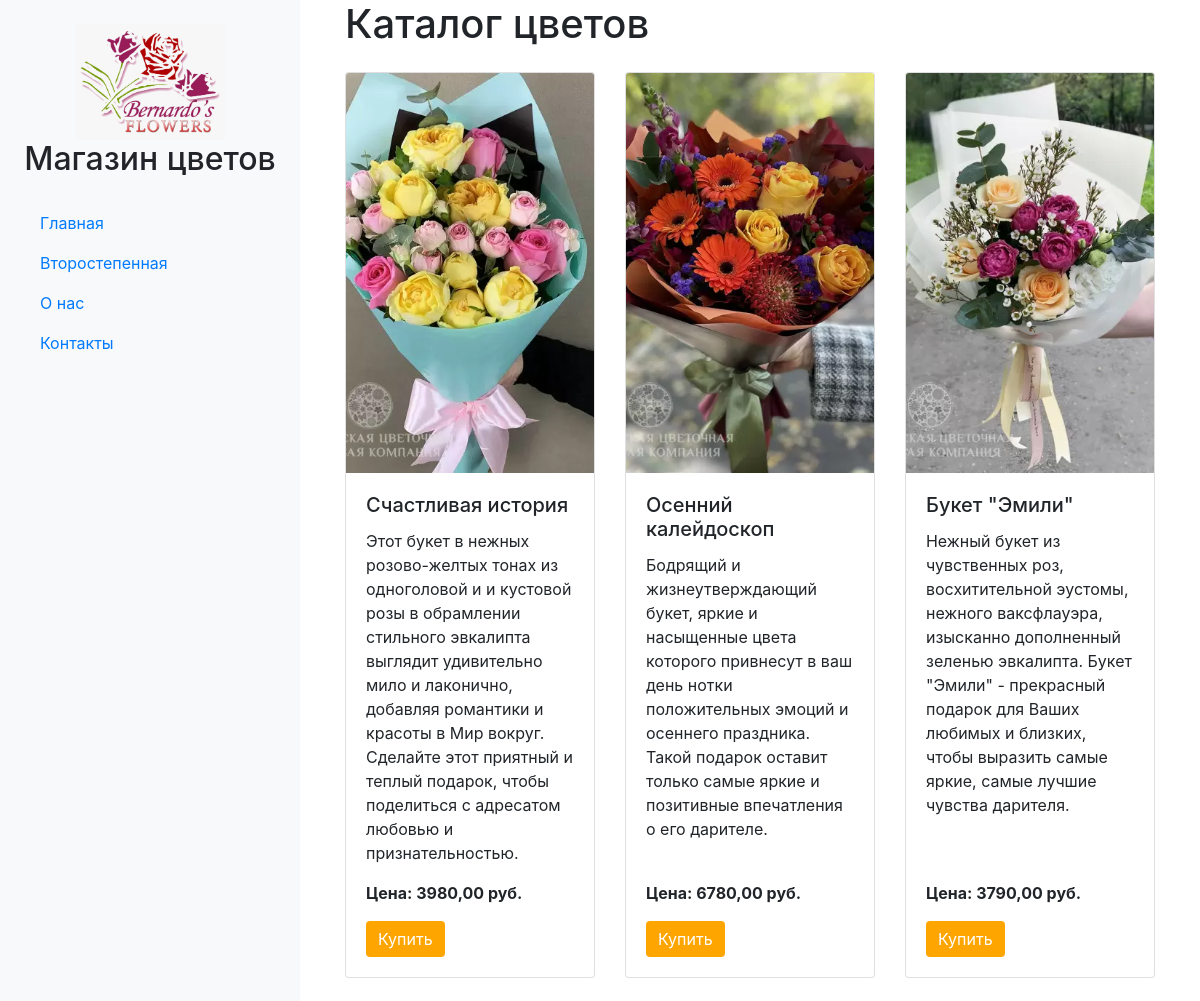
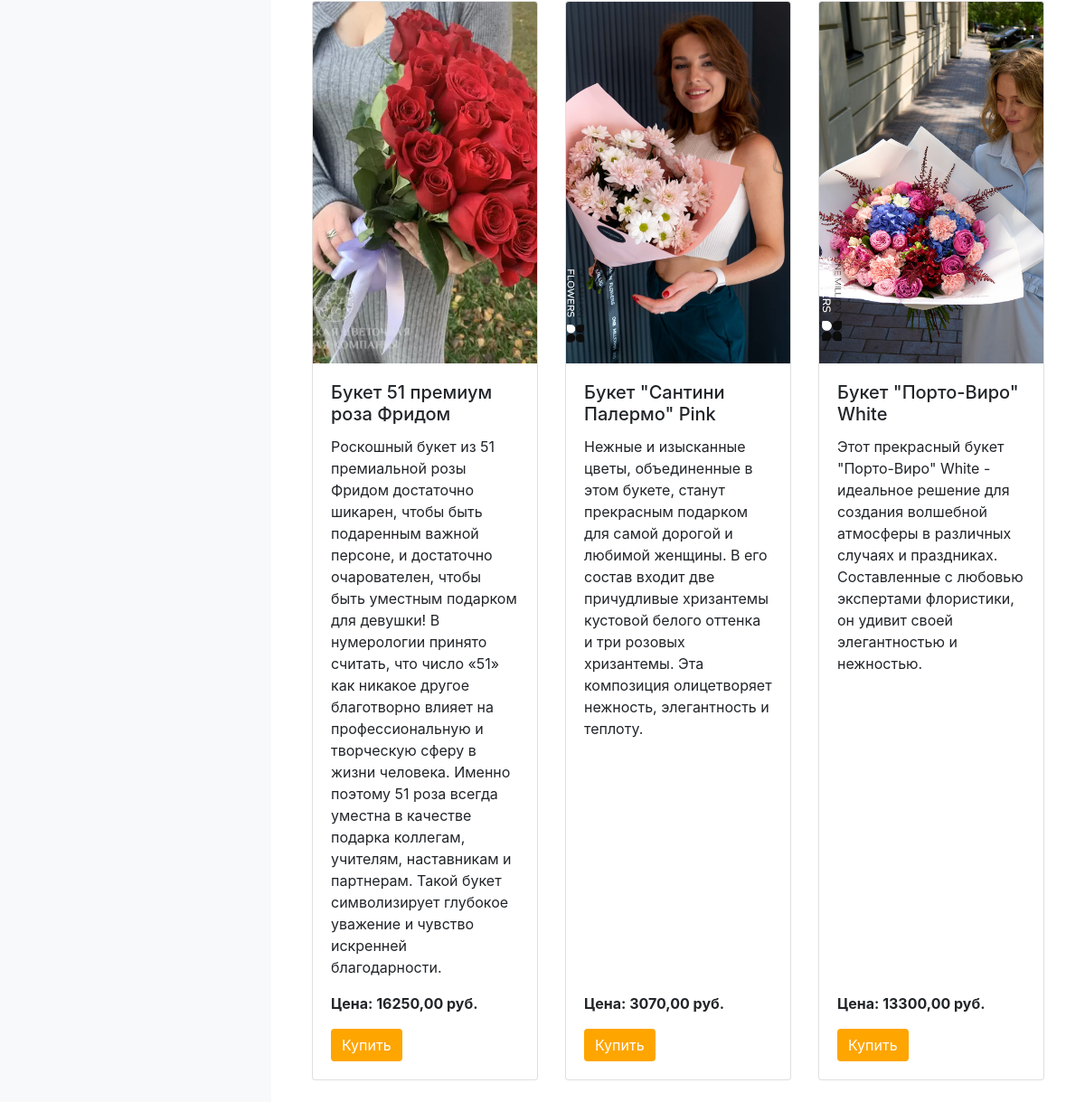
The page / on the database its author committed (2 pictures, top to bottom).
### shop/models.py (models this page shows, shortened)
class Flower(models.Model):
    name = models.CharField('Название букета', max_length=100)
    description = models.TextField(default='Описание не указано')
    price = models.DecimalField(max_digits=10, decimal_places=2)
    image = models.ImageField('Изображение', upload_to='media/flowers/', null=True, blank=True)
    class Meta:
        verbose_name = 'Цветы'
        verbose_name_plural = 'Цветы'

### shop/views.py (the view)
# urls.py: path('', views.index, name='index'),
def index(request):
    flowers = Flower.objects.all()
    return render(request, 'shop/index.html', {'flowers': flowers})

### shop/templates/shop/index.html (shortened to what this page needs)
{% extends 'shop/layout.html' %}
{% block content %}
    <div class="container">
        <div class="row">
            <h1 class="col-12 mb-4">Каталог цветов</h1>
            {% for flower in flowers %}
            <div class="col-lg-4 col-md-4 col-sm-12 mb-4">
                <div class="card h-100">
                    <img src="{{ flower.image.url }}" class="card-img-top flower-image" alt="{{ flower.name }}">
                    <div class="card-body d-flex flex-column">
                        <h5 class="card-title">{{ flower.name }}</h5>
                        <p class="card-text">{{ flower.description }}</p>
                        <p class="card-text mt-auto"><strong>Цена: {{ flower.price }} руб.</strong></p>
                        <form method="post" action="{% url 'order_view' %}">
                            <button class="btn btn-orange" type="submit">Купить</button>
                        </form>
                    </div>
                </div>
            </div>
            {% endfor %}
        </div>
    </div>
{% endblock %}

### shop/templates/shop/layout.html (shortened to what this page needs)
{% load static %}
<!DOCTYPE html>
<html lang="en">
<head>
    <link rel="stylesheet" href="https://stackpath.bootstrapcdn.com/bootstrap/4.5.2/css/bootstrap.min.css">
    <link rel="stylesheet" href="{% static 'shop/css/main.css' %}">
</head>
<body>
    <div class="container-fluid">
        <div class="row">
            <aside class="col-md-3 bg-light p-4">
                <div class="text-center mb-4">
                    <img src="{% static 'shop/img/logo2.png' %}" alt="Bernardo's FLOWERS" class="img-fluid" width="150px">
                    <h2>Магазин цветов</h2>
                </div>
                <nav>
                    <ul class="nav flex-column">
                        <li class="nav-item">
                            <a class="nav-link active" href="{% url 'index' %}">Главная</a>
                        </li>
                        <li class="nav-item">
                            <a class="nav-link" href="{% url 'page2' %}">Второстепенная</a>
                        </li>
                        <li class="nav-item">
                            <a class="nav-link" href="{% url 'page3' %}">О нас</a>
                        </li>
                        <li class="nav-item">
                            <a class="nav-link" href="{% url 'page4' %}">Контакты</a>
                        </li>
                    </ul>
                </nav>
            </aside>
            <main class="col-md-9">
                <div class="container">
                    {% block content %}{% endblock %}
                </div>
            </main>
        </div>
    </div>
</body>
</html>

### shop/static/shop/css/main.css (style rules this page uses)
.flower-image { height: 400px; object-fit: cover; }
.btn-orange { background-color: orange; color: white; border: none; }

### rows shown on the page
Flower: image (picture), name "Счастливая история", description "Этот букет в нежных розово-желтых тонах из одноголовой и и кустовой розы в обрамлении стильного эвкалипта выглядит удивительно мило и лаконично, добавляя романтики и красоты в Мир вокруг. Сделайте этот приятный и теплый подарок, чтобы поделиться с адресатом любовью и признательностью.", price "3980,00"
Flower: image (picture), name "Осенний калейдоскоп", description "Бодрящий и жизнеутверждающий букет, яркие и насыщенные цвета которого привнесут в ваш день нотки положительных эмоций и осеннего праздника. Такой подарок оставит только самые яркие и позитивные впечатления о его дарителе.", price "6780,00"
Flower: image (picture), name "Букет \"Эмили\"", description "Нежный букет из чувственных роз, восхитительной эустомы, нежного ваксфлауэра, изысканно дополненный зеленью эвкалипта. Букет \"Эмили\" - прекрасный подарок для Ваших любимых и близких, чтобы выразить самые яркие, самые лучшие чувства дарителя.", price "3790,00"
Flower: image (picture), name "Букет 51 премиум роза Фридом", description "Роскошный букет из 51 премиальной розы Фридом достаточно шикарен, чтобы быть подаренным важной персоне, и достаточно очарователен, чтобы быть уместным подарком для девушки! В нумерологии принято считать, что число «51» как никакое другое благотворно влияет на профессиональную и творческую сферу в жизни человека. Именно поэтому 51 роза всегда уместна в качестве подарка коллегам, учителям, наставникам и партнерам. Такой букет символизирует глубокое уважение и чувство искренней благодарности.", price "16250,00"
Flower: image (picture), name "Букет \"Сантини Палермо\" Pink", description "Нежные и изысканные цветы, объединенные в этом букете, станут прекрасным подарком для самой дорогой и любимой женщины. В его состав входит две причудливые хризантемы кустовой белого оттенка и три розовых хризантемы. Эта композиция олицетворяет нежность, элегантность и теплоту.", price "3070,00"
Flower: image (picture), name "Букет \"Порто-Виро\" White", description "Этот прекрасный букет \"Порто-Виро\" White - идеальное решение для создания волшебной атмосферы в различных случаях и праздниках. Составленные с любовью экспертами флористики, он удивит своей элегантностью и нежностью.", price "13300,00"
